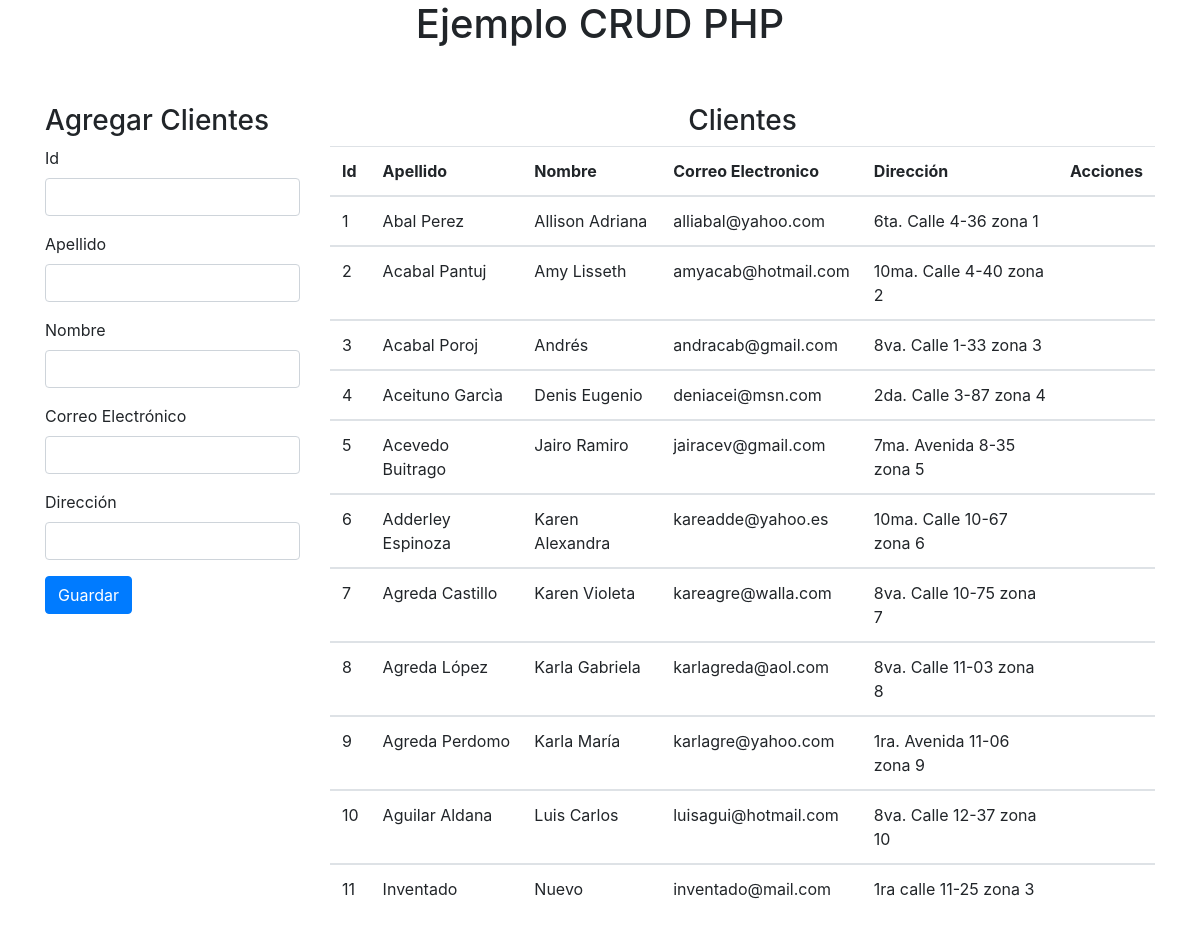
The page / on the database its author committed.
### tables this page shows
CREATE TABLE `cliente` (
  `cliente_id` int(11) NOT NULL,
  `apellido` varchar(30) DEFAULT NULL,
  `nombre` varchar(28) DEFAULT NULL,
  `correo_electronico` varchar(30) DEFAULT NULL,
  `direccion` varchar(100) NOT NULL
);

### index.php (the view, shortened to what this page needs)
<!DOCTYPE html>
<html lang="en">
<head>
    <link rel="stylesheet" href="https://stackpath.bootstrapcdn.com/bootstrap/4.5.2/css/bootstrap.min.css">
</head>
<body>
    <h1 class="text-center">Ejemplo CRUD PHP</h1>
    <br> <br>
    <div class="container">
        <div class="row">
            <div class="col-3">
                <h3>Agregar Clientes</h3>
                <form id="frminsertarclientes" method="post">
                    <div class="form-group">
                        <div>
                            <label for="txt_id">Id</label>
                            <input type="text" class="form-control" name="txtid" id="txtid">
                        </div>
                    </div>
                    <div class="form-group">
                        <label for="txt_apellido">Apellido</label>
                        <input type="text" class="form-control" name="txtapellido" id="txtapellido">
                    </div>
                    <div class="form-group">
                        <label for="txt_nombre">Nombre</label>
                        <input type="text" class="form-control" name="txtnombre" id="txtnombre">
                    </div>
                    <div class="form-group">
                        <label for="txt_correo">Correo Electrónico</label>
                        <input type="text" class="form-control" name="txtcorreo" id="txtcorreo">
                    </div>
                    <div class="form-group">
                        <label for="txt_direccion">Dirección</label>
                        <input type="text" class="form-control" name="txtdireccion" id="txtdireccion">
                    </div>
                    <button type="submit" class="btn btn-primary" name="btnguardar" id="btnguardar">Guardar</button>
                </form>
            </div>
            <div class="col">
                <h3 class="text-center">Clientes</h3>
                <table class="table">
                    <thead>
                        <tr>
                            <th scope="col">Id</th>
                            <th scope="col">Apellido</th>
                            <th scope="col">Nombre</th>
                            <th scope="col">Correo Electronico</th>
                            <th scope="col">Dirección</th>
                            <th scope="col">Acciones</th>
                        </tr>
                    </thead>
                    <?php
                    include "dao/conexion.php";
                    $sql = "select * from cliente";
                    $ejecutar = mysqli_query($conexion, $sql);
                    while ($fila = mysqli_fetch_array($ejecutar)){
                    ?>
                    <tbody>
                        <td><?php echo $fila['cliente_id']?></td>
                        <td><?php echo $fila['apellido']?></td>
                        <td><?php echo $fila['nombre']?></td>
                        <td><?php echo $fila['correo_electronico']?></td>
                        <td><?php echo $fila['direccion']?></td>
                        <td></td>
                    </tbody>
                    <?php
                    }
                    ?>
                </table>
            </div>
        </div>
    </div>
</body>
</html>

### rows shown on the page
cliente: cliente_id "1", apellido "Abal Perez", nombre "Allison Adriana", correo_electronico "alliabal@yahoo.com", direccion "6ta. Calle 4-36 zona 1"
cliente: cliente_id "2", apellido "Acabal Pantuj", nombre "Amy Lisseth", correo_electronico "amyacab@hotmail.com", direccion "10ma. Calle 4-40 zona 2"
cliente: cliente_id "3", apellido "Acabal Poroj", nombre "Andrés", correo_electronico "andracab@gmail.com", direccion "8va. Calle 1-33 zona 3"
cliente: cliente_id "4", apellido "Aceituno Garcìa", nombre "Denis Eugenio", correo_electronico "deniacei@msn.com", direccion "2da. Calle 3-87 zona 4"
cliente: cliente_id "5", apellido "Acevedo Buitrago", nombre "Jairo Ramiro", correo_electronico "jairacev@gmail.com", direccion "7ma. Avenida 8-35 zona 5"
cliente: cliente_id "6", apellido "Adderley Espinoza", nombre "Karen Alexandra", correo_electronico "kareadde@yahoo.es", direccion "10ma. Calle 10-67 zona 6"
cliente: cliente_id "7", apellido "Agreda Castillo", nombre "Karen Violeta", correo_electronico "kareagre@walla.com", direccion "8va. Calle 10-75 zona 7"
cliente: cliente_id "8", apellido "Agreda López", nombre "Karla Gabriela", correo_electronico "karlagreda@aol.com", direccion "8va. Calle 11-03 zona 8"
cliente: cliente_id "9", apellido "Agreda Perdomo", nombre "Karla María", correo_electronico "karlagre@yahoo.com", direccion "1ra. Avenida 11-06 zona 9"
cliente: cliente_id "10", apellido "Aguilar Aldana", nombre "Luis Carlos", correo_electronico "luisagui@hotmail.com", direccion "8va. Calle 12-37 zona 10"
cliente: cliente_id "11", apellido "Inventado", nombre "Nuevo", correo_electronico "inventado@mail.com", direccion "1ra calle 11-25 zona 3"
